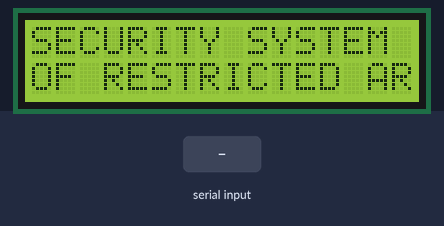
Recording of a sketch running on a simulated Arduino Uno, built with avr-gcc and run on an emulated ATmega328P. Parts: 16×2 character LCD. The test bench sets the inputs (shaded band). What the sketch prints to the serial monitor is not drawn.

Above: at 1.3 s.
1.4 s: "1\n" received over Serial
At 2.5 s:
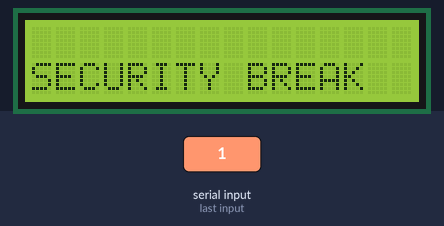
2.9 s: byte 20 (20) received over Serial
At 3.6 s:
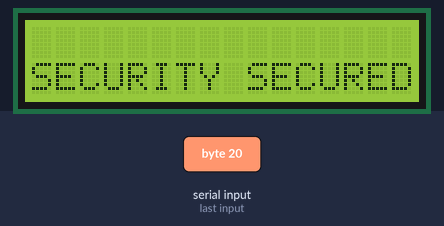
4.4 s: "0\n" received over Serial
At 4.7 s:
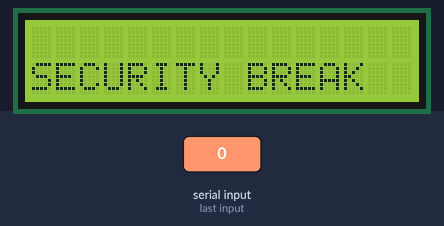
Timing chart, 0 to 7.4 s (numbered marks = the images above; inputs shaded):
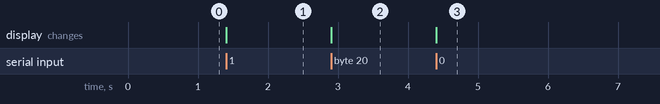

The sketch:

Receiver.ino
```cpp
#include <LiquidCrystal.h>
LiquidCrystal lcd(13,12,11,10,9,8);
void setup() {
  // put your setup code here, to run once:
  lcd.begin(16,2);
  Serial.begin(9600);
  lcd.setCursor(0,0);
  lcd.print("SECURITY SYSTEM");
  lcd.setCursor(0,1);
  lcd.print("OF RESTRICTED AREA");
  delay(100);
}


void loop() {
  // put your main code here, to run repeatedly:
  int PIR_sensor_SERIAL_BYTE = Serial.read();
  if(PIR_sensor_SERIAL_BYTE == 10) {
    lcd.clear();
    Serial.print("PIRSENSOR:");
    Serial.println(PIR_sensor_SERIAL_BYTE);
    lcd.setCursor(0,1);
    lcd.print("SECURITY BREAK");
    delay(50);
  }else if(PIR_sensor_SERIAL_BYTE == 20){
    lcd.clear();
    Serial.print("PIRSENSOR:");
    Serial.println(PIR_sensor_SERIAL_BYTE);
    lcd.setCursor(0,1);
    lcd.print("SECURITY SECURED");
    delay(50);
  }
}
```

Measured:
- after the input at 1.4 s, the display: changes at once (image 1)
- after the input at 2.9 s, the display: changes at once (image 2)
- after the input at 4.4 s, the display: changes at once (image 3)
